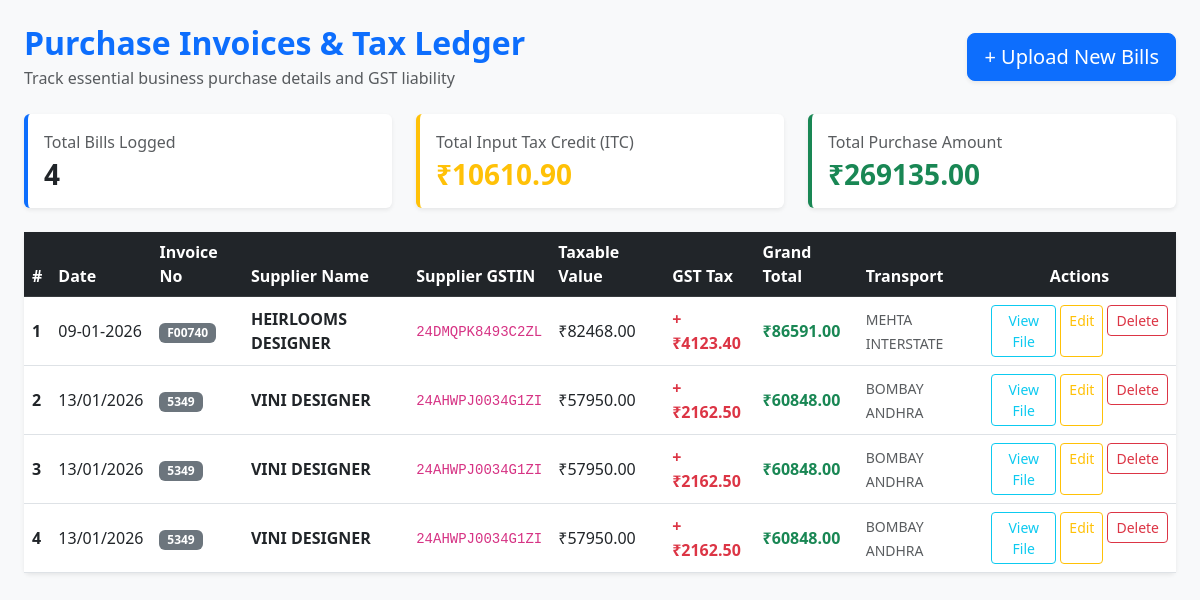
Page /invoices on the committed database.
### tables this page shows
CREATE TABLE invoices (
            id INTEGER PRIMARY KEY AUTOINCREMENT,
            invoice_no TEXT,
            invoice_date TEXT,
            supplier_name TEXT,
            supplier_gstin TEXT,
            taxable_amt REAL,
            tax_amt REAL,
            grand_total REAL,
            transport_name TEXT,
            image_path TEXT
        );

### app.py (the view)
@app.route('/invoices')
def view_invoices():
    conn = sqlite3.connect('database.db')
    cursor = conn.cursor()
    cursor.execute('SELECT * FROM invoices')
    invoices = cursor.fetchall()
    conn.close()
    total_purchase = sum(inv[7] for inv in invoices)
    total_tax = sum(inv[6] for inv in invoices)
    return render_template('view_invoices.html', invoices=invoices, total_purchase=total_purchase, total_tax=total_tax)

### templates/view_invoices.html (shortened to what this page needs)
<!DOCTYPE html>
<html lang="en">
<head>
    <link rel="stylesheet" href="https://cdn.jsdelivr.net/npm/bootstrap@5.3.0/dist/css/bootstrap.min.css">
</head>
<body class="bg-light">
    <div class="container-fluid px-4 mt-4">
        <div class="d-flex justify-content-between align-items-center mb-4">
            <div>
                <h2 class="fw-bold text-primary mb-1">Purchase Invoices & Tax Ledger</h2>
                <p class="text-muted mb-0">Track essential business purchase details and GST liability</p>
            </div>
            <a href="/" class="btn btn-primary btn-lg shadow-sm">+ Upload New Bills</a>
        </div>
        <div class="row mb-4">
            <div class="col-md-4">
                <div class="card bg-white border-0 shadow-sm p-3 border-start border-primary border-4">
                    <span class="text-muted fs-7">Total Bills Logged</span>
                    <h3 class="fw-bold mt-1 mb-0">{{ invoices|length }}</h3>
                </div>
            </div>
            <div class="col-md-4">
                <div class="card bg-white border-0 shadow-sm p-3 border-start border-warning border-4">
                    <span class="text-muted fs-7">Total Input Tax Credit (ITC)</span>
                    <h3 class="fw-bold text-warning mt-1 mb-0">₹{{ "%.2f"|format(total_tax) }}</h3>
                </div>
            </div>
            <div class="col-md-4">
                <div class="card bg-white border-0 shadow-sm p-3 border-start border-success border-4">
                    <span class="text-muted fs-7">Total Purchase Amount</span>
                    <h3 class="fw-bold text-success mt-1 mb-0">₹{{ "%.2f"|format(total_purchase) }}</h3>
                </div>
            </div>
        </div>
        <div class="card shadow-sm border-0">
            <div class="card-body p-0">
                <div class="table-responsive">
                    <table class="table table-hover align-middle mb-0">
                        <thead class="table-dark">
                            <tr>
                                <th>#</th>
                                <th>Date</th>
                                <th>Invoice No</th>
                                <th>Supplier Name</th>
                                <th>Supplier GSTIN</th>
                                <th>Taxable Value</th>
                                <th>GST Tax</th>
                                <th>Grand Total</th>
                                <th>Transport</th>
                                <th class="text-center">Actions</th>
                            </tr>
                        </thead>
                        <tbody>
                            {% if invoices %}
                                {% for inv in invoices %}
                                <tr>
                                    <td><strong>{{ inv[0] }}</strong></td>
                                    <td>{{ inv[2] }}</td>
                                    <td><span class="badge bg-secondary">{{ inv[1] }}</span></td>
                                    <td><strong>{{ inv[3] }}</strong></td>
                                    <td><code>{{ inv[4] }}</code></td>
                                    <td>₹{{ "%.2f"|format(inv[5]) }}</td>
                                    <td><span class="text-danger fw-semibold">+₹{{ "%.2f"|format(inv[6]) }}</span></td>
                                    <td><strong class="text-success fs-6">₹{{ "%.2f"|format(inv[7]) }}</strong></td>
                                    <td><small class="text-muted">{{ inv[8] }}</small></td>
                                    <td class="text-center">
                                        <div class="d-flex justify-content-center gap-1">
                                            <a href="/uploads/{{ inv[9] }}" target="_blank" class="btn btn-outline-info btn-sm">View File</a>
                                            <a href="/edit/{{ inv[0] }}" class="btn btn-outline-warning btn-sm">Edit</a>
                                            <form action="/delete/{{ inv[0] }}" method="POST" onsubmit="return confirm('Delete this record permanently?');">
                                                <button type="submit" class="btn btn-outline-danger btn-sm">Delete</button>
                                            </form>
                                        </div>
                                    </td>
                                </tr>
                                {% endfor %}
                            {% else %}
                                <tr>
                                    <td colspan="10" class="text-center text-muted py-5">
                                        No invoice records found. Click "+ Upload New Bills" to get started.
                                    </td>
                                </tr>
                            {% endif %}
                        </tbody>
                    </table>
                </div>
            </div>
        </div>
    </div>
</body>
</html>

### rows in the picture
invoices: id "1", invoice_date "09-01-2026", invoice_no "F00740", supplier_name "HEIRLOOMS DESIGNER", supplier_gstin "24DMQPK8493C2ZL", taxable_amt "82468.00", tax_amt "4123.40", grand_total "86591.00", transport_name "MEHTA INTERSTATE"
invoices: id "2", invoice_date "13/01/2026", invoice_no "5349", supplier_name "VINI DESIGNER", supplier_gstin "24AHWPJ0034G1ZI", taxable_amt "57950.00", tax_amt "2162.50", grand_total "60848.00", transport_name "BOMBAY ANDHRA"
invoices: id "3", invoice_date "13/01/2026", invoice_no "5349", supplier_name "VINI DESIGNER", supplier_gstin "24AHWPJ0034G1ZI", taxable_amt "57950.00", tax_amt "2162.50", grand_total "60848.00", transport_name "BOMBAY ANDHRA"
invoices: id "4", invoice_date "13/01/2026", invoice_no "5349", supplier_name "VINI DESIGNER", supplier_gstin "24AHWPJ0034G1ZI", taxable_amt "57950.00", tax_amt "2162.50", grand_total "60848.00", transport_name "BOMBAY ANDHRA"

### other values in the picture
{{ invoices|length }} "4"
{{ "%.2f"|format(total_tax) }} "10610.90"
{{ "%.2f"|format(total_purchase) }} "269135.00"
